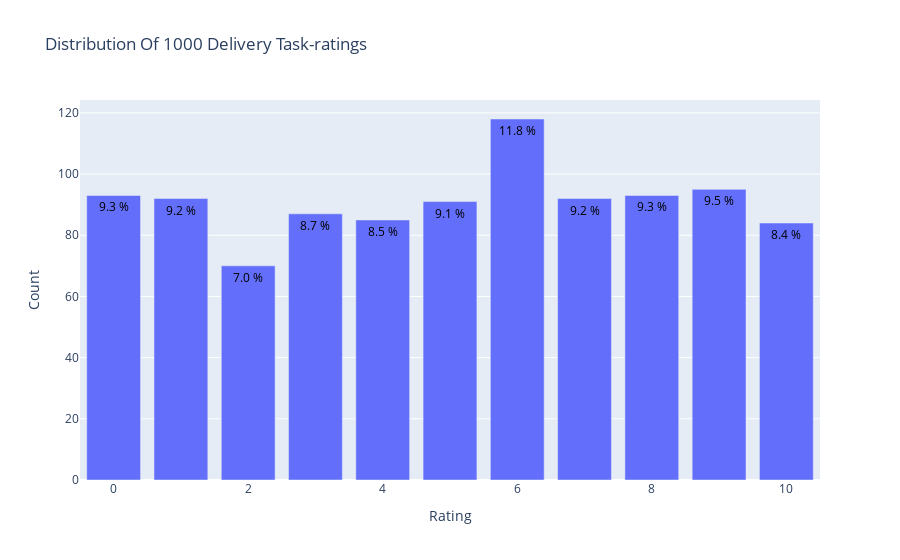

Here is the notebook cell this chart was saved with:
### Code cell
import plotly.graph_objs as go
from plotly.offline import init_notebook_mode, plot, iplot
# Distribution of Task-ratings
data = frame['rating'].value_counts().sort_index(ascending=False)
trace = go.Bar(x = data.index,
               text = ['{:.1f} %'.format(val) for val in (data.values / frame.shape[0] * 100)],
               textposition = 'auto',
               textfont = dict(color = '#000000'),
               y = data.values,
               )
# Create layout
layout = dict(title = 'Distribution Of {} Delivery Task-ratings'.format(frame.shape[0]),
              xaxis = dict(title = 'Rating'),
              yaxis = dict(title = 'Count'))
# Create plot
fig = go.Figure(data=[trace], layout=layout)
iplot(fig)

### Figure 1 — Plotly figure (JSON) as saved in the notebook; plotly's stock layout.template omitted (floating-point values rounded to 4 significant figures)
{"data": [{"text": ["8.4 %", "9.5 %", "9.3 %", "9.2 %", "11.8 %", "9.1 %", "8.5 %", "8.7 %", "7.0 %", "9.2 %", "9.3 %"], "textfont": {"color": "#000000"}, "textposition": "auto", "type": "bar", "x": [10, 9, 8, 7, 6, 5, 4, 3, 2, 1, 0], "y": [84, 95, 93, 92, 118, 91, 85, 87, 70, 92, 93]}], "layout": {"title": {"text": "Distribution Of 1000 Delivery Task-ratings"}, "xaxis": {"title": {"text": "Rating"}}, "yaxis": {"title": {"text": "Count"}}}}
